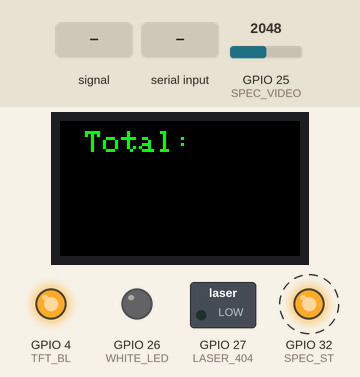
Simulated run of this sketch. Board: ESP32. Shown: 240×135 colour display, switched loads named in the sketch (green lamp = pin HIGH), output pins drawn as LEDs (lit = HIGH). Dashed ring = blinking. The test bench sets the inputs (shaded band); at power-on: GPIO 25 (SPEC_VIDEO) = 2048. Pins used as bus, display or sensor lines are not drawn; what the sketch prints to the serial monitor is not drawn.

Above: at 1.3 s.
1.4 s: GPIO 25 (SPEC_VIDEO) fed a 2 Hz sine of ±1228 counts around its level
At 3.4 s:
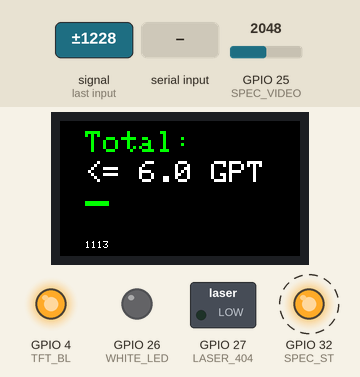
4.4 s: GPIO 25 (SPEC_VIDEO) set to 45
At 5.1 s:
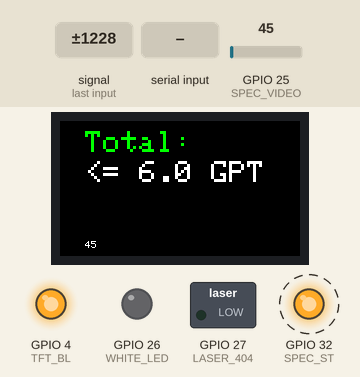
7.4 s: "U90\n" received over Serial
At 7.9 s:
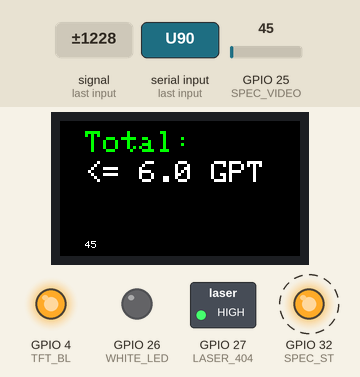
10.4 s: GPIO 25 (SPEC_VIDEO) set to 1040
At 11.9 s:
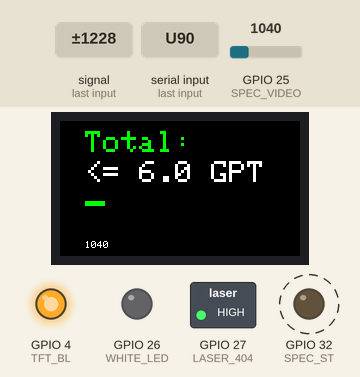
13.4 s: "U,45\n" received over Serial
At 14.7 s:
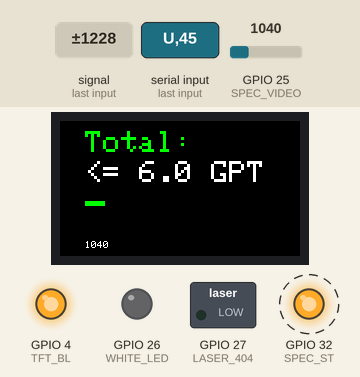
16.4 s: "L90\n" received over Serial
At 17.7 s:
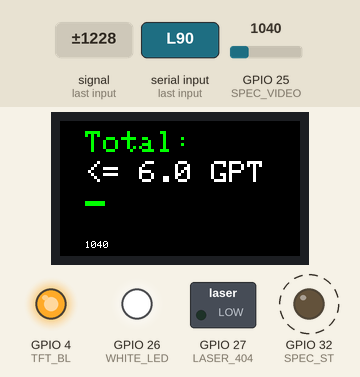
Timing chart, 0 to 19.0 s (numbered marks = the images above; inputs shaded):
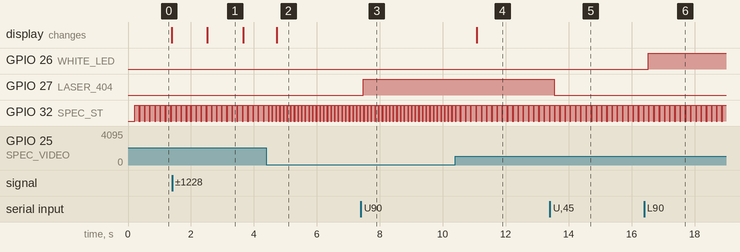

The sketch:

ArduinoSpectrometer_ESP32_display.ino
```cpp
//Board to choose: ESP32 Arduino -> ESP32 Dev Module
//Works!

//Upgrades:
//Voltage Resolution increased to 12 bits
//Integral over defined interval displayed on built-in LCD screen
//////////////////////////////////////////////////////

//Display libraries
#include <Adafruit_GFX.h>    // Core graphics library
#include <Adafruit_ST7789.h> // Hardware-specific library for ST7789
#include <SPI.h>

// TFT display pins (pinouts from https://github.com/Xinyuan-LilyGO/TTGO-T-Display)
#define TFT_MOSI 19
#define TFT_SCLK 18
#define TFT_CS 5
#define TFT_DC 16
#define TFT_RST 23
#define TFT_BL 4

/*
 * Spectrometer pins
 */
#define SPEC_TRG         39
#define SPEC_ST          32
#define SPEC_CLK         33
#define SPEC_VIDEO       25
#define WHITE_LED        26
#define LASER_404        27

#define SPEC_CHANNELS    288 // New Spec Channel

/*
 * Global Variables
*/
uint8_t int_ch_init=52; //Initial limit for integral calculation
uint8_t int_ch_end=80; //End limit for integral calculation


uint16_t data[SPEC_CHANNELS];

boolean laser_state, led_state;

Adafruit_ST7789 tft = Adafruit_ST7789(TFT_CS, TFT_DC, TFT_MOSI, TFT_SCLK, TFT_RST); //TFT display object
int start_time=0; //Start time to measure the display_time
int display_time=0; //Variable to measure the display refresh time
unsigned long MIN_integral=700; //Minimum value for the bar indicator
unsigned long MAX_integral=4095; //Maximum value for the bar indicator
unsigned long fluo_limit=1160; //Limit to be greater than 6 GPT
int coefficient=3;
int slope=819;
int divider=584;

void setup(){

  //Spectrometer initialization
  pinMode(SPEC_CLK, OUTPUT);
  pinMode(SPEC_ST, OUTPUT);
  pinMode(LASER_404, OUTPUT);
  pinMode(WHITE_LED, OUTPUT);

  digitalWrite(SPEC_CLK, HIGH); // Set SPEC_CLK High
  digitalWrite(SPEC_ST, LOW); // Set SPEC_ST Low

  digitalWrite(LASER_404,0);

  //Display initialization
  pinMode(TFT_BL, OUTPUT);      // TTGO T-Display enable Backlight pin 4
  digitalWrite(TFT_BL, HIGH);   // T-Display turn on Backlight
  tft.init(135, 240);           // Initialize ST7789 240x135
  tft.fillScreen(ST77XX_BLACK);
  tft.setTextSize(3);
  tft.setRotation(1);
  tft.setCursor(25, 10);
  tft.setTextColor(ST77XX_GREEN);
  tft.print("Total:");
  tft.setTextColor(ST77XX_WHITE);

  //Serial initialization
  Serial.begin(115200); // Baud Rate set to 115200
  start_time=millis();
}

/*
 * This functions reads spectrometer data from SPEC_VIDEO
 * Look at the Timing Chart in the Datasheet for more info
 */
void readSpectrometer(){

  int delayTime = 1; // delay time

  // Start clock cycle and set start pulse to signal start
  digitalWrite(SPEC_CLK, LOW);
  delayMicroseconds(delayTime);
  digitalWrite(SPEC_CLK, HIGH);
  delayMicroseconds(delayTime);
  digitalWrite(SPEC_CLK, LOW);
  digitalWrite(SPEC_ST, HIGH);
  delayMicroseconds(delayTime);

  //Sample for a period of time
  for(int i = 0; i < 15; i++){

      digitalWrite(SPEC_CLK, HIGH);
      delayMicroseconds(delayTime);
      digitalWrite(SPEC_CLK, LOW);
      delayMicroseconds(delayTime);

  }

  //Set SPEC_ST to low
  digitalWrite(SPEC_ST, LOW);

  //Sample for a period of time
  for(int i = 0; i < 85; i++){

      digitalWrite(SPEC_CLK, HIGH);
      delayMicroseconds(delayTime);
      digitalWrite(SPEC_CLK, LOW);
      delayMicroseconds(delayTime);

  }

  //One more clock pulse before the actual read
  digitalWrite(SPEC_CLK, HIGH);
  delayMicroseconds(delayTime);
  digitalWrite(SPEC_CLK, LOW);
  delayMicroseconds(delayTime);

  //Read from SPEC_VIDEO
  for(int i = 0; i < SPEC_CHANNELS; i++){

      data[i] = analogRead(SPEC_VIDEO);

      digitalWrite(SPEC_CLK, HIGH);
      delayMicroseconds(delayTime);
      digitalWrite(SPEC_CLK, LOW);
      delayMicroseconds(delayTime);

  }

  //Set SPEC_ST to high
  digitalWrite(SPEC_ST, HIGH);

  //Sample for a small amount of time
  for(int i = 0; i < 7; i++){

      digitalWrite(SPEC_CLK, HIGH);
      delayMicroseconds(delayTime);
      digitalWrite(SPEC_CLK, LOW);
      delayMicroseconds(delayTime);

  }

  digitalWrite(SPEC_CLK, HIGH);
  delayMicroseconds(delayTime);

}

/*
 * The function below prints out data to the terminal or
 * processing plot
 */
void printData(){

  for (int i = 0; i < SPEC_CHANNELS; i++){

    Serial.print(data[i]);
    Serial.print(',');

  }

  Serial.print("\n");
}

/*
 This function integrates (sum) the spectrum over an specified interval
*/
unsigned long integrate(unsigned int chstart, unsigned int chstop){
  unsigned long sum=0;
  for(int i=chstart; i < chstop; i++){
    sum=sum+data[i];
    return sum;
  }
}

void loop(){
  if(Serial.available()>0){
    char caracter=Serial.read();
    if(caracter=='U'){
      laser_state=not laser_state;
      digitalWrite(LASER_404,laser_state);
    }else if(caracter=='L'){
      led_state=not led_state;
      digitalWrite(WHITE_LED,led_state);
    }else if(caracter=='i'){
      int_ch_init=Serial.parseInt(); //integral initial limit
    }else if(caracter=='f'){
      int_ch_end=Serial.parseInt(); //integral final limit
    }
  }
  readSpectrometer();
  printData();
  delay(10);
  display_time=millis()-start_time;
  if(display_time>1000){ //Update display each second
    start_time=millis();
    unsigned long integral=integrate(int_ch_init,int_ch_end);
    float result=(coefficient*integral+slope)/divider;//Result in the GPT scale
    String string_result;
    if(integral<fluo_limit){
      string_result="<= 6.0 GPT";
    } else{
      string_result="   "+String(result,1)+" GPT";
    }
    tft.fillRect(25, 40, 200, 25, ST77XX_BLACK);
    tft.setCursor(25, 40);
    tft.print(string_result);
    //Here it goes the bar indictor
    int barWidth = map(integral, MIN_integral, MAX_integral, 0, 200);
    tft.fillRect(25, 80, 200, 5, ST77XX_BLACK); //Clear previous indicator
    tft.fillRect(25, 80, barWidth, 5, ST77XX_GREEN); //Bar indicator
    //For debugging:
    tft.setTextSize(1);
    tft.fillRect(25,120,120, 15, ST77XX_BLACK);
    tft.setCursor(25, 120);
    tft.print(integral);
    tft.setTextSize(3);
    //End debugging
  }
}
```

Measured:
- after the input at 1.4 s, the display: changes after 1.1 s (image 1)
- after the input at 4.4 s, GPIO 32 (SPEC_ST): alternates HIGH for 0.08 s and LOW for 0.04 s, starting after 0.17 s
- after the input at 7.4 s, GPIO 27 (LASER_404): LOW → HIGH after 0.08 s
- after the input at 10.4 s, GPIO 32 (SPEC_ST): alternates HIGH for 0.13 s and LOW for 0.04 s, starting after 0.15 s; the display: changes after 0.69 s (image 4)
- after the input at 13.4 s, GPIO 27 (LASER_404): HIGH → LOW after 0.14 s
- after the input at 16.4 s, GPIO 26 (WHITE_LED): LOW → HIGH after 0.13 s
- by itself, GPIO 32 (SPEC_ST): alternates HIGH for 0.13 s and LOW for 0.04 s
